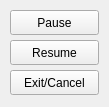
<?xml version="1.0" encoding="UTF-8"?>
<ui version="4.0">
 <class>ControllerWindow</class>
 <widget class="QMainWindow" name="ControllerWindow">
  <property name="geometry">
   <rect>
    <x>0</x>
    <y>0</y>
    <width>109</width>
    <height>107</height>
   </rect>
  </property>
  <property name="windowTitle">
   <string>MainWindow</string>
  </property>
  <widget class="QWidget" name="centralwidget">
   <widget class="QPushButton" name="pushButton">
    <property name="geometry">
     <rect>
      <x>10</x>
      <y>10</y>
      <width>89</width>
      <height>25</height>
     </rect>
    </property>
    <property name="text">
     <string>Pause</string>
    </property>
   </widget>
   <widget class="QPushButton" name="pushButton_2">
    <property name="geometry">
     <rect>
      <x>10</x>
      <y>40</y>
      <width>89</width>
      <height>25</height>
     </rect>
    </property>
    <property name="text">
     <string>Resume</string>
    </property>
   </widget>
   <widget class="QPushButton" name="pushButton_3">
    <property name="geometry">
     <rect>
      <x>10</x>
      <y>70</y>
      <width>89</width>
      <height>25</height>
     </rect>
    </property>
    <property name="text">
     <string>Exit/Cancel</string>
    </property>
   </widget>
  </widget>
 </widget>
 <resources/>
 <connections/>
</ui>
